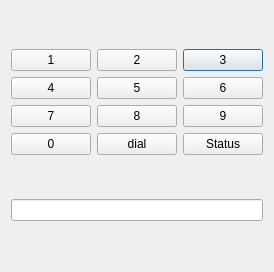
<?xml version="1.0" encoding="UTF-8"?>
<ui version="4.0">
 <class>Dialog</class>
 <widget class="QDialog" name="Dialog">
  <property name="geometry">
   <rect>
    <x>0</x>
    <y>0</y>
    <width>265</width>
    <height>272</height>
   </rect>
  </property>
  <property name="windowTitle">
   <string>Dialer</string>
  </property>
  <layout class="QVBoxLayout" name="verticalLayout">
   <item>
    <layout class="QGridLayout" name="gridLayout">
     <item row="0" column="2">
      <widget class="QPushButton" name="pushButton3">
       <property name="text">
        <string>3</string>
       </property>
      </widget>
     </item>
     <item row="1" column="0">
      <widget class="QPushButton" name="pushButton4">
       <property name="text">
        <string>4</string>
       </property>
      </widget>
     </item>
     <item row="1" column="1">
      <widget class="QPushButton" name="pushButton5">
       <property name="text">
        <string>5</string>
       </property>
      </widget>
     </item>
     <item row="1" column="2">
      <widget class="QPushButton" name="pushButton6">
       <property name="text">
        <string>6</string>
       </property>
      </widget>
     </item>
     <item row="2" column="0">
      <widget class="QPushButton" name="pushButton7">
       <property name="text">
        <string>7</string>
       </property>
      </widget>
     </item>
     <item row="2" column="1">
      <widget class="QPushButton" name="pushButton8">
       <property name="text">
        <string>8</string>
       </property>
      </widget>
     </item>
     <item row="2" column="2">
      <widget class="QPushButton" name="pushButton9">
       <property name="text">
        <string>9</string>
       </property>
      </widget>
     </item>
     <item row="3" column="0">
      <widget class="QPushButton" name="pushButton0">
       <property name="text">
        <string>0</string>
       </property>
       <property name="flat">
        <bool>false</bool>
       </property>
      </widget>
     </item>
     <item row="3" column="1">
      <widget class="QPushButton" name="pushButtonDial">
       <property name="text">
        <string>dial</string>
       </property>
      </widget>
     </item>
     <item row="0" column="1">
      <widget class="QPushButton" name="pushButton2">
       <property name="text">
        <string>2</string>
       </property>
      </widget>
     </item>
     <item row="0" column="0">
      <widget class="QPushButton" name="pushButton1">
       <property name="text">
        <string>1</string>
       </property>
      </widget>
     </item>
     <item row="3" column="2">
      <widget class="QPushButton" name="pushButtonStatus">
       <property name="text">
        <string>Status</string>
       </property>
      </widget>
     </item>
    </layout>
   </item>
   <item>
    <widget class="QLineEdit" name="lineEditPhoneNumber"/>
   </item>
  </layout>
 </widget>
 <layoutdefault spacing="6" margin="11"/>
 <resources/>
 <connections/>
</ui>
